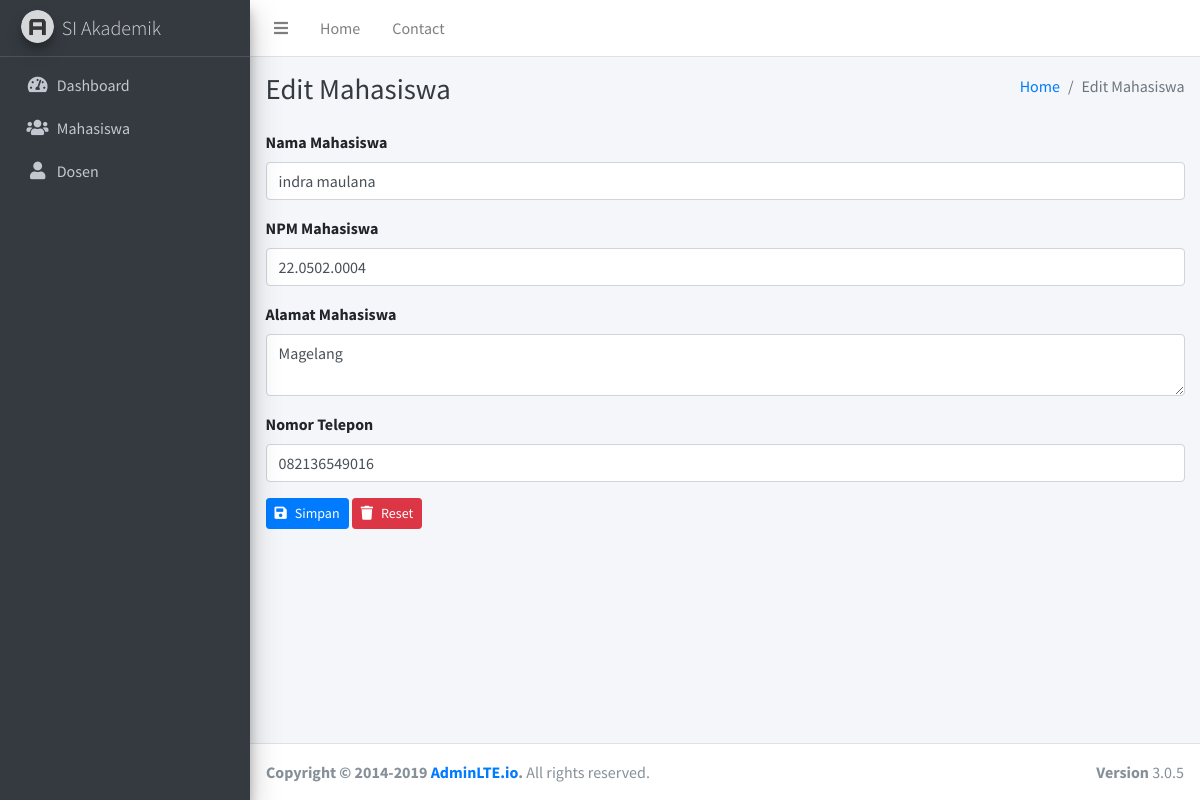
The app's page /mahasiswa/edit/1 with its own data.
### tables this page shows
CREATE TABLE IF NOT EXISTS `tbl_mahasiswa` (
  `id_mahasiswa` int NOT NULL AUTO_INCREMENT,
  `nama_mahasiswa` varchar(20) DEFAULT NULL,
  `npm_mahasiswa` varchar(15) DEFAULT NULL,
  `alamat_mahasiswa` text,
  `nomor_telepon` varchar(25) DEFAULT '',
  PRIMARY KEY (`id_mahasiswa`)
);

### application/controllers/Mahasiswa.php (called while the page is built, shortened)
<?php
class Mahasiswa extends CI_Controller {
    public function __construct()
    {
        $this->load->model('mahasiswa_model');
    }
	public function edit($id)
	{
		$data['title'] = 'Edit Mahasiswa';
		$data['mahasiswa'] = $this->mahasiswa_model->get_data_by_id($id, 'tbl_mahasiswa')->row();
		$this->load->view('templates/header', $data);
		$this->load->view('templates/sidebar', $data);
		$this->load->view('edit_mahasiswa', $data);
		$this->load->view('templates/footer');
	}
}

### index.php (called while the page is built, shortened)
<?php
require_once BASEPATH.'core/CodeIgniter.php';

### application/models/Mahasiswa_model.php (called while the page is built, shortened)
<?php
class Mahasiswa_model extends CI_Model {
	public function get_data_by_id($id, $table)
	{
			return $this->db->get_where($table, array('id_mahasiswa' => $id));
	}
}

### application/views/edit_mahasiswa.php (the view, shortened to what this page needs)
<form action="<?= base_url('mahasiswa/edit_aksi') ?>" method="POST">
  <div class="form-group">
    <label for="nama_mahasiswa">Nama Mahasiswa</label>
    <input type="text" name="nama_mahasiswa" class="form-control" value="<?= $mahasiswa->nama_mahasiswa ?>">
  </div>
  <div class="form-group">
    <label for="npm_mahasiswa">NPM Mahasiswa</label>
    <input type="text" name="npm_mahasiswa" class="form-control" value="<?= $mahasiswa->npm_mahasiswa ?>">
  </div>
  <div class="form-group">
    <label for="alamat_mahasiswa">Alamat Mahasiswa</label>
    <textarea name="alamat_mahasiswa" class="form-control"><?= $mahasiswa->alamat_mahasiswa  ?></textarea>
  </div>
  <div class="form-group">
    <label for="nomor_telepon">Nomor Telepon</label>
    <input type="text" name="nomor_telepon" class="form-control" value="<?= $mahasiswa->nomor_telepon ?>">
  </div>
  <button type="submit" class="btn btn-primary btn-sm"><i class="fas fa-save mr-2"></i>Simpan</button>
  <button type="reset" class="btn btn-danger btn-sm"><i class="fas fa-trash mr-2"></i>Reset</button>
</form>

### records on screen
tbl_mahasiswa: nama_mahasiswa "indra maulana", npm_mahasiswa "22.0502.0004", alamat_mahasiswa "Magelang", nomor_telepon "082136549016"

### other values on screen
$title "Edit Mahasiswa"
